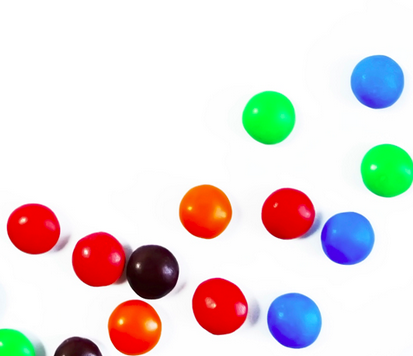
#> input picture OpenCv/openCv practical -2 /images/smarties.png, 413 x 356 px
$ python 5.py
#> lines starting #> are read from the running program, lines starting #| are printed output that depends on the picture; after the words box and inside, x2 and y2 are one past the last pixel; in counts of white or black regions, pixels touching at a corner belong together
# HSV hua saturation value
# detect color in an image

import cv2
import numpy as np
frame = cv2.imread('images/smarties.png')
#> frame is the input picture: shape (356, 413, 3); mean B, G, R 219.1, 220.4, 228.9
frame = cv2.resize(frame, (600, 400))
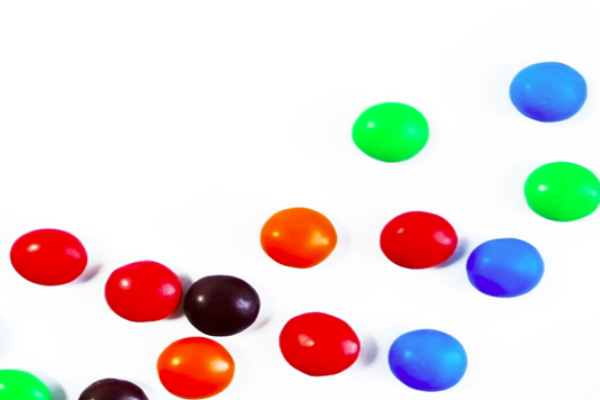
#> frame: shape (400, 600, 3); mean B, G, R 219.1, 220.3, 228.9
def krishna(x):
     pass
cv2.namedWindow("color Adjustment")

cv2.createTrackbar("Lower H", "color Adjustment", 0, 255, krishna)
#> slider 'Lower H' is set to 51
cv2.createTrackbar('Lower S', "color Adjustment", 0, 255, krishna)
#> slider 'Lower S' is set to 51
cv2.createTrackbar('Lower V', "color Adjustment", 0, 255, krishna)
#> slider 'Lower V' is set to 51
cv2.createTrackbar('Upper H', "color Adjustment", 255, 255, krishna)
cv2.createTrackbar('Upper S', "color Adjustment", 255, 255, krishna)
cv2.createTrackbar('Upper V', "color Adjustment", 255, 255, krishna)

while True:
    hsv = cv2.cvtColor(frame, cv2.COLOR_BGR2HSV)
#> hsv: shape (400, 600, 3); mean H, S, V 27.9, 46, 246.9

    l_h = cv2.getTrackbarPos("Lower H", "color Adjustment")
    l_s = cv2.getTrackbarPos("Lower S", "color Adjustment")
    l_v = cv2.getTrackbarPos("Lower V", "color Adjustment")

    u_h = cv2.getTrackbarPos("Upper H", "color Adjustment")
    u_s = cv2.getTrackbarPos("Upper S", "color Adjustment")
    u_v = cv2.getTrackbarPos("Upper V", "color Adjustment")

    lower_bound = np.array([l_h, l_s, l_v])
    upper_bound = np.array([u_h,u_s, u_v])
    mask = cv2.inRange(hsv, lower_bound, upper_bound)
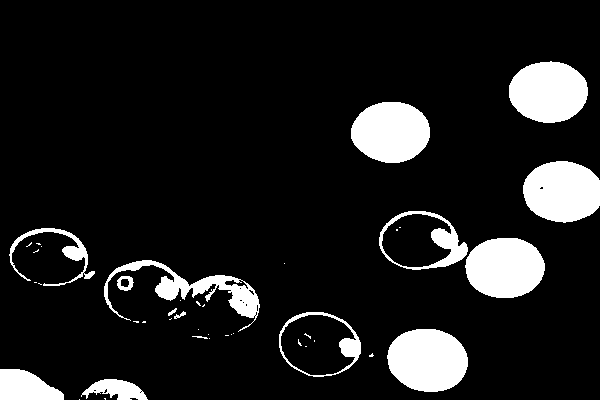
#> mask: shape (400, 600); 11.5% white; 43 white regions (28 under 20 px), largest, box (x1, y1, x2, y2) and area: (387, 329, 468, 392) 4042, (509, 61, 588, 123) 3822, (465, 238, 545, 298) 3819
    # filter mask with image
    res = cv2.bitwise_and(frame, frame, mask=mask)
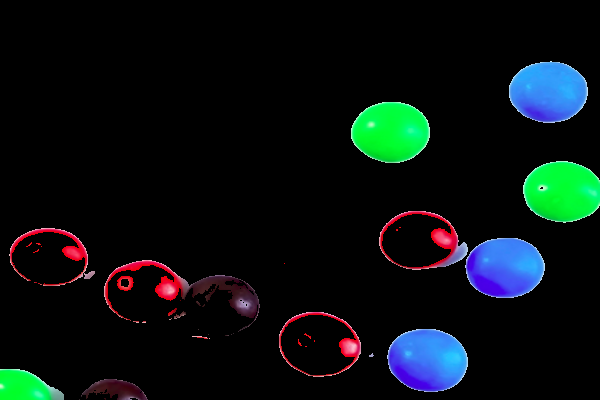
#> res: shape (400, 600, 3); mean B, G, R 16.9, 16.6, 8.6

    cv2.imshow("original ", frame)
    cv2.imshow("mask", mask)
    cv2.imshow("res", res)
    if cv2.waitKey(1) & 0xFF == ord("q"):
#> (key q is pressed here)
        break

cv2.destroyAllWindows()
